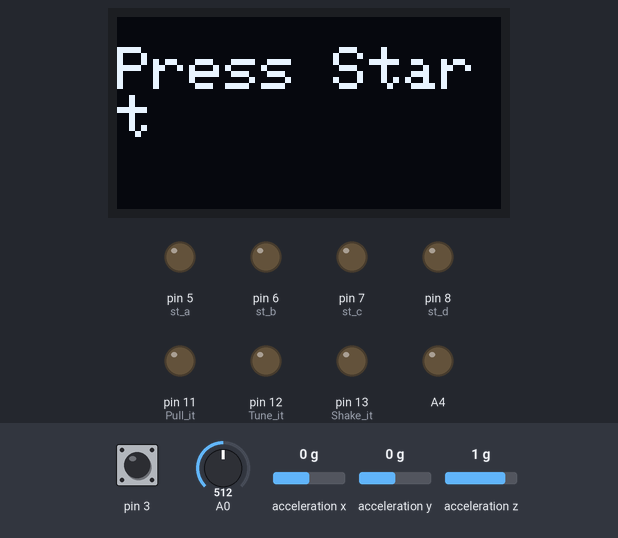
Bench run of a sketch on a simulated Arduino Uno, built with avr-gcc and run on an emulated ATmega328P. Parts: 128×64 one-colour display, output pins drawn as LEDs (lit = HIGH). The inputs (shaded band) are chosen by the test bench; at power-on: pin 3 HIGH, acceleration x 0 g, A0 = 512, acceleration y 0 g, acceleration z 1 g. Random numbers use the default seed unless the sketch sets one; what the sketch prints to the serial monitor is not drawn.

Above: at 1.5 s.
1.6 s: pin 3 pulled LOW for 0.15 s
At 2.5 s:
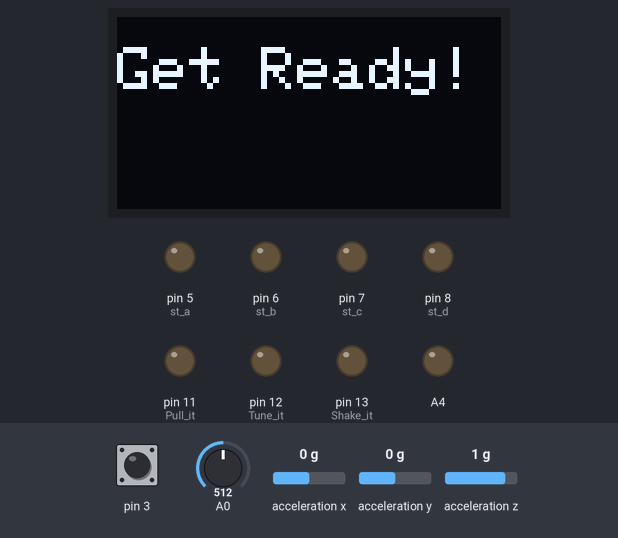
At 3.5 s:
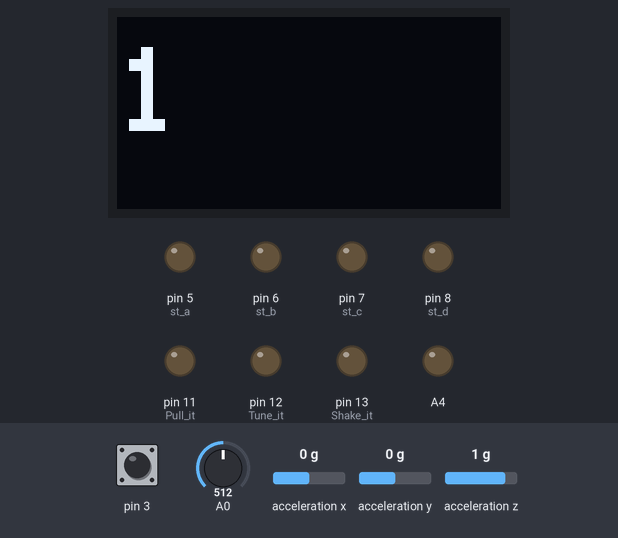
4.7 s: acceleration x set to -0.6 g
7.0 s: acceleration x set to -0.9 g
At 8.0 s:
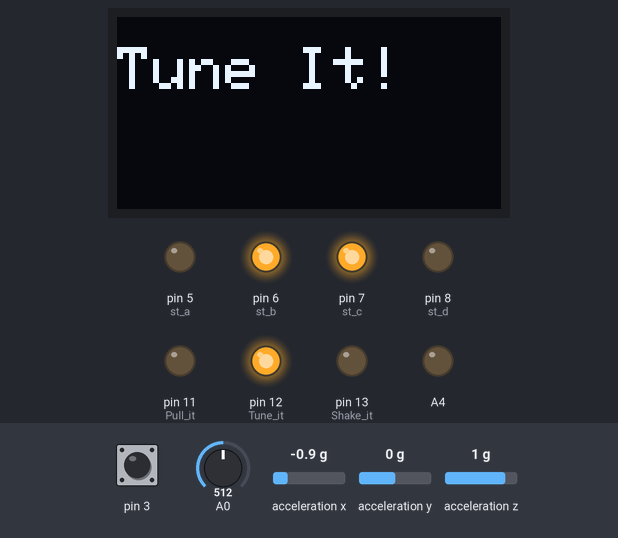
Timing chart, 0 to 24.2 s (numbered marks = the images above; inputs shaded):
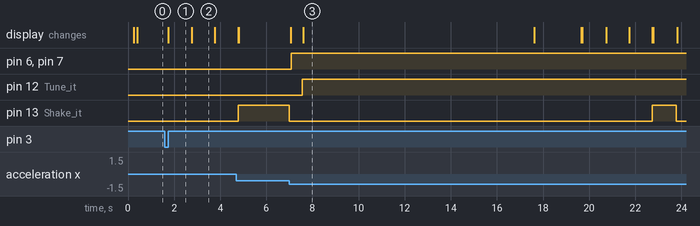

Measured:
- the behaviour switches between -0.7 and -0.8 g on acceleration x (found by bisection; images 2 and 3)
- after the input at 1.6 s, the display: changes after 0.14 s (image 1)
- after the input at 7.0 s, pin 6 (st_b), pin 7 (st_c): LOW → HIGH after 0.09 s; pin 13 (Shake_it): HIGH → LOW at once, → HIGH 15.7 s later, → LOW 1.0 s later
- what the display in image 2 shows lasts 1.0 s, from 2.8 s to 3.8 s

The sketch:

tune_it_test_actions.ino
```cpp
#include <Adafruit_SSD1306.h>
#include <Adafruit_GFX.h>
#include <SPI.h>
#include <Wire.h>
#include "SparkFunLIS3DH.h"

//Keep track of player's score throughout the game
byte score = 0;
//Initial time player has to complete a task [seconds]
int time_to_complete = 3;
//Keeps track whether action was successfully completed or not
bool isComplete = false;
//Keeps track of what round player is on - will be used to exit loop if player loses
byte iteration = 0;
//Flag for if game is restarting
bool restartPressed = false;

// Declaration for an SSD1306 display connected to I2C (SDA, SCL pins)
#define SCREEN_WIDTH 128 // OLED display width, in pixels
#define SCREEN_HEIGHT 64 // OLED display height, in pixels
Adafruit_SSD1306 display(SCREEN_WIDTH, SCREEN_HEIGHT, &Wire, -1);
LIS3DH SensorOne( I2C_MODE, 0x19 );

void setup() {
  //Seed random number generation with current time -ensures variation in the sequence of random numbers
  randomSeed(analogRead(A1));

  //Pin Set-Up
  // Reset/Start button
  pinMode(8, OUTPUT);
  pinMode(3, INPUT_PULLUP);
  attachInterrupt(digitalPinToInterrupt(3), restart_game, LOW);
  // Pull Task
  pinMode(2, INPUT_PULLUP);
  // Tune Task
  pinMode(A0, INPUT);
  // Shake Task
  pinMode(A5, INPUT);
  // Stepper Motor
  pinMode(5, OUTPUT); //st_a
  pinMode(6, OUTPUT); //st_b
  pinMode(7, OUTPUT); //st_c
  pinMode(8, OUTPUT); //st_d
  // OLED Display
  pinMode(A4, OUTPUT);
  // Speaker
  pinMode(0, INPUT);
  pinMode(1, OUTPUT);

  // Volume
  pinMode(A3, INPUT);

  //Set these pins up with LEDS & current limiting resistors to indicate which action has been selected
  // just while the sound is not set up
  pinMode(11, OUTPUT); // Pull it
  pinMode(12, OUTPUT); // Tune it
  pinMode(13, OUTPUT); // Shake it

  //OLED set-up
  oled_set_up();

}

void loop() {

  oled_display_str("Press Start", 2);

  //Restart Game
  if(restartPressed)
  {
    score = 0;
    time_to_complete = 10;
    //motor_reset();

    restartPressed = false;


    oled_display_str("Get Ready!", 2);
    countdown(3);

    //Game loop - Player wins after 99 rounds
    for(iteration = 0; iteration<99; iteration++)
    {
      //Reset action completion variable back to false
      isComplete = false;

      //Generates random number 1 through 3 to select action - MAP -> #1 = Pull-it #2 = Tune-it #3 = Shake-it
      byte action_number = random(1,4);

      //Pull-It!
      if(action_number == 1)
      {
        //Cut out sound/music
        //Play Pull it! sound
        digitalWrite(11, HIGH);
        oled_display_str("Pull It!", 2);
        delay(1000);
        isComplete = has_pulled(time_to_complete);

        //If action is completed within the time
        if (isComplete)
        {
          digitalWrite(11, LOW);
          //Indicate success - maybe continue playing music?
          score++;
          oled_display_score(score);
          rotate_motor(1,2);
          delay(500);
        }
        else {
          //Cue loss protocol
          player_lost(score);
          delay(1000);
        }
      }
      //Tune-It!
      if(action_number == 2)
      {
        //Have music "flip" between channels
        //Play Tune it! sound
        digitalWrite(12, HIGH);
        oled_display_str("Tune It!", 2);
        delay(1000);
        isComplete = has_tuned(time_to_complete);

        //If action is completed within the time
        if (isComplete)
        {
          digitalWrite(12, LOW);
          //Indicate success - maybe continue playing music?
          score++;
          oled_display_score(score);
          rotate_motor(1,2);
          delay(500);
        }
        else {
          //Cue loss protocol
          player_lost(score);
        }
      }
      //Shake-It!
      if(action_number == 3)
      {
        //Have static sound play
        //Play Shake it! sound
        digitalWrite(13, HIGH);
        oled_display_str("Shake It!", 2);
        delay(1000);
        isComplete = has_shaken(time_to_complete);

        //If action is completed within the time
        if (isComplete)
        {
          digitalWrite(13, LOW);
          //Indicate success - maybe continue playing music?
          score++;
          oled_display_score(score);
          rotate_motor(1,2);
          delay(500);
        }
        else {
          //Cue loss protocol
          player_lost(score);
        }

      }
      //End of actions

      //Decrease time to complete action every 5th iteration or so - for 99 iterations - will decrease 19 times
      if(iteration % 5 == 0)
      {
        //Will decrease by 2.85 seconds if player makes it to the end
        time_to_complete = time_to_complete - 0.15;
      }

    } //end of for loop

    //Player has won - indicate the win somehow
    if(score == 99)
    {
      player_won();
    }

    //Reset game back to starting conditions
  }
  iteration = 0;
}

void countdown(int time)
{
  time = time * 1000;  // Convert time to milliseconds
  int starttime = millis();
  int endtime = starttime;
  int lastUpdateTime = starttime;  // To track when to update the display

  while ((endtime - starttime) < time) {  // Run until the time limit is reached
    endtime = millis();  // Update the current time

    if (endtime - lastUpdateTime >= 1000) {  // If 1 second has passed
      lastUpdateTime = endtime;  // Update the last update time
      int secondsPassed = (endtime - starttime) / 1000;  // Calculate the seconds passed
      oled_display_score(secondsPassed);  // Update the display
    }
  }
}

//Steps to follow if player has lost
void player_lost(byte score)
{
  oled_display_str("You Lost", 3);
  delay(2000);
  //Play broken radio sounds
  //Display final score

  //Set iteration to 101 to exit game loop
  iteration = 101;

}
//Steps to follow if player has won
void player_won()
{
  //
}

//Sets restart flag to true
void restart_game()
{
  if(iteration > 0)
  {
    iteration = 101;
    restartPressed = false;
  }
  else
  {
  restartPressed = true;
  }


}


//Returns true or false depending if player has succesfully shaken the radio
//Parameter - time_lime = time player has to complete the task
bool has_shaken(int time_lim)
{
  //Convert time limit to milliseconds
  time_lim = time_lim * 1000;

  //Magnitude of acceleration that player must meet to succesfully complete shake it task
  float threshold = 1.25;

  //Begin countdown
  int starttime = millis();
  int endtime = starttime;
  while ((endtime - starttime) <= time_lim) //Runs until time limit or response
  {
    //Read sensor data for accleration in x, y, and z directions
    float a_x = SensorOne.readFloatAccelX();
    float a_y = SensorOne.readFloatAccelY();
    float a_z = SensorOne.readFloatAccelZ();

    //Calculate the accleration magnitude detected
    float mag = sqrt(a_x*a_x + a_y*a_y + a_z*a_z);

    //If accleration is greater than threshold - player has passed
    if(mag > threshold)
    {
      return true;
    }

    //Update time passed
    endtime = millis();
    }

  //Player failed
  return false;
}

//Returns true or false depending if player has succesfully pulled the antenna
//Parameter - time_lime = time player has to complete the task
bool has_pulled(int time_lim)
{
  //Convert time limit to milliseconds
  time_lim = time_lim * 1000;

  //Set up countdown variables and begin the timer
  int starttime = millis();
  int endtime = starttime;

  //Get button's inital state
  int initState = digitalRead(2);
  while ((endtime - starttime) <= time_lim) //Runs until time limit or response
  {
    //Check button's state - Has player succesfully pulled the antenna
    int buttonState = digitalRead(2);

    //If transistion in button's state is detected -> player has succeeded
    if((buttonState - initState) != 0)
      {
        return true;
      }

  //Update time passed
  endtime = millis();
  }

  //Player failed
  return false;
}

//Returns true or false depending on if player has succesfully tuned the knob
//Parameter - time_lime = time player has to complete the task
bool has_tuned(int time_lim)
{
  //Convert time limit to milliseconds
  time_lim = time_lim * 1000;

  //Set a threshold that the knob must be turned to for a successful attempt
  int thresh = 50;

  //Obtain current time and begin the countdown
  int starttime = millis();
  int endtime = starttime;

  //Read the starting voltage at the tuning knob
  int start_voltage = analogRead(A0);

  while ((endtime - starttime) <= time_lim) // do this loop for up to 1000mS
  {
    //Read current voltage at the tuning knob
    int current_voltage = analogRead(A0);
    //If the difference is greater than the threshold - task is completed
    if(abs(current_voltage - start_voltage) > thresh)
      {
        return true;
      }

  //Update time passed
  endtime = millis();
  }

  //Player failed
  return false;
}

//Rotates motor needs specific time delay step and angle
void rotate_motor(int t_step, int steps)
{
  //Pins where motor is set up at
  int st_a = 5;
  int st_b = 6;
  int st_c = 7;
  int st_d = 8;

  //Drive the stepper motor using appropriate pins for each step
  for(int i = 0; i < steps; ++i)
  {
    digitalWrite(st_a, LOW); //A
    digitalWrite(st_b, HIGH);
    digitalWrite(st_c, HIGH);
    digitalWrite(st_d, HIGH);
    delay(t_step);
    digitalWrite(st_a, LOW); //AB
    digitalWrite(st_b, LOW);
    digitalWrite(st_c, HIGH);
    digitalWrite(st_d, HIGH);
    delay(t_step);
    digitalWrite(st_a, HIGH); //B
    digitalWrite(st_b, LOW);
    digitalWrite(st_c, HIGH);
    digitalWrite(st_d, HIGH);
    delay(t_step);
    digitalWrite(st_a, HIGH); //BC
    digitalWrite(st_b, LOW);
    digitalWrite(st_c, LOW);
    digitalWrite(st_d, HIGH);
    delay(t_step);
    digitalWrite(st_a, HIGH); //C
    digitalWrite(st_b, HIGH);
    digitalWrite(st_c, LOW);
    digitalWrite(st_d, HIGH);
    delay(t_step);
    digitalWrite(st_a, HIGH); //CD
    digitalWrite(st_b, HIGH);
    digitalWrite(st_c, LOW);
    digitalWrite(st_d, LOW);
    delay(t_step);
    digitalWrite(st_a, HIGH); //D
    digitalWrite(st_b, HIGH);
    digitalWrite(st_c, HIGH);
    digitalWrite(st_d, LOW);
    delay(t_step);
    digitalWrite(st_a, LOW); //AD
    digitalWrite(st_b, HIGH);
    digitalWrite(st_c, HIGH);
    digitalWrite(st_d, LOW);
    delay(t_step);
  }
}


//Sets up the OLED and displays Tune It! message
void oled_set_up(){

  if(!display.begin(SSD1306_SWITCHCAPVCC, 0x3C)) { // Address 0x3D for 128x64
    Serial.println(F("SSD1306 allocation failed"));
    for(;;);
  }

  delay(200);
  display.clearDisplay();

  display.setTextSize(4);
  display.setTextColor(WHITE);
  display.setCursor(0, 10);
  // Display static text
  display.println("Tune It!");
  display.display();

  Serial.begin(9600);
  delay(100); //relax...
  Serial.println("Processor came out of reset.\n");

  //Call .begin() to configure the IMUs
  if( SensorOne.begin() != 0 )
  {
	  Serial.println("Problem starting the sensor at 0x19.");
  }
  else
  {
	  Serial.println("Sensor at 0x19 started.");
  }
}

void oled_display_score(byte disp){

  delay(10);
  display.clearDisplay();
  display.setTextSize(4);

  display.setTextColor(WHITE);
  display.setCursor(0, 10);
  // Display static text
  display.println(disp);
  display.display();

}

void oled_display_str(char* disp, byte text_size){

  delay(10);
  display.clearDisplay();
  display.setTextSize(text_size);

  display.setTextColor(WHITE);
  display.setCursor(0, 10);
  // Display static text
  display.println(disp);
  display.display();

}

//Resets motor back to starting position
void motor_reset()
 {
   int st_a = 5;
   int st_b = 6;
   int st_c = 7;
   int st_d = 8;
   int t_step = 2;
   while(digitalRead(4)==0)
   {
     digitalWrite(st_a, LOW); //AD
     digitalWrite(st_b, HIGH);
     digitalWrite(st_c, HIGH);
     digitalWrite(st_d, LOW);
     delay(t_step);
     digitalWrite(st_a, HIGH); //D
     digitalWrite(st_b, HIGH);
     digitalWrite(st_c, HIGH);
     digitalWrite(st_d, LOW);
     delay(t_step);
     digitalWrite(st_a, HIGH); //CD
     digitalWrite(st_b, HIGH);
     digitalWrite(st_c, LOW);
     digitalWrite(st_d, LOW);
     delay(t_step);
     digitalWrite(st_a, HIGH); //C
     digitalWrite(st_b, HIGH);
     digitalWrite(st_c, LOW);
     digitalWrite(st_d, HIGH);
     delay(t_step);
     digitalWrite(st_a, HIGH); //BC
     digitalWrite(st_b, LOW);
     digitalWrite(st_c, LOW);
     digitalWrite(st_d, HIGH);
     delay(t_step);
     digitalWrite(st_a, HIGH); //B
     digitalWrite(st_b, LOW);
     digitalWrite(st_c, HIGH);
     digitalWrite(st_d, HIGH);
     delay(t_step);
     digitalWrite(st_a, LOW); //AB
     digitalWrite(st_b, LOW);
     digitalWrite(st_c, HIGH);
     digitalWrite(st_d, HIGH);
     delay(t_step);
     digitalWrite(st_a, LOW); //A
     digitalWrite(st_b, HIGH);
     digitalWrite(st_c, HIGH);
     digitalWrite(st_d, HIGH);
     delay(t_step);
   }
 }
```
